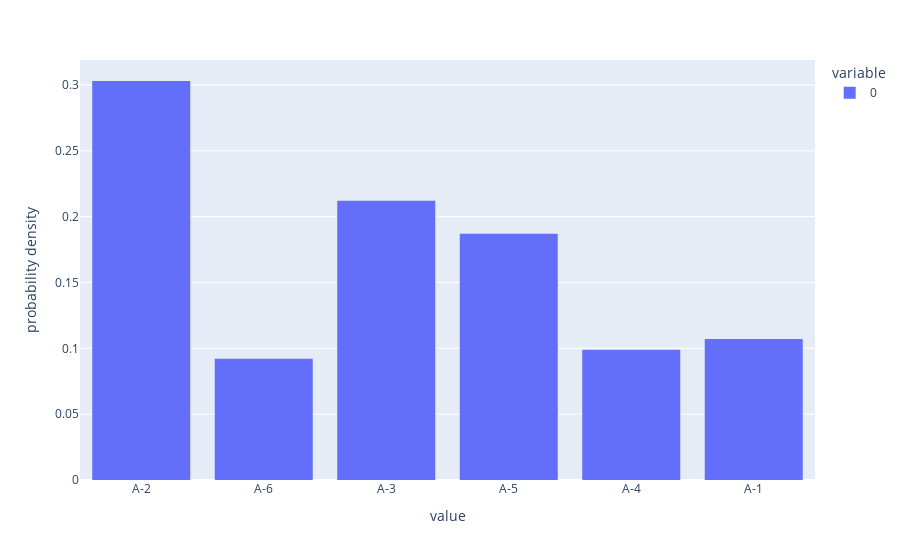

Here is the notebook cell this chart was saved with:
### Markdown cell above
## 1° Construction de nos objets

### Code cell
class walkerTable():
    def __init__(self, distribution : (float), distribution_values : tuple):
        """construction de la table de walker.
        Distribution est un tuple qui contient notre distribution de probablité.
        Distribution_values est un tuple qui contient les valeurs associées a notre distribution de probablité."""

        assert len(distribution) == len(distribution_values), "Tuples de tailles differentes. \n" + str(len(distribution)) + "x" + str(len(distribution_values)) #verification d'usage. Il doit y avoir autant de valeurs que le cardinal de notre distribution.
        self.distribution_values = distribution_values
        self.distribution = distribution
        self.n = len(self.distribution)
        #dictionnaire de distributions. 
        self.dt_01 = dict(zip([i for i in range(self.n)],
                             [
                                 [self.distribution_values[k],
                              self.distribution[k]] for k in range(self.n)]
                             )
                         )
        #dictionnaire des distributions compilées.
        self.dt_02 = dict(zip([i for i in range(self.n)],
                             [
                                 [] for k in range(self.n)]
                             )
                         )
        H = [] #Cela doit etre une liste temporaire. Liste des distribution superieures a la moyenne.
        L = [] #Cela doit etre une liste temporaire. Liste des distribution inferieures a la moyenne.
        for k in range(self.n):
            var = self.distribution[k]*self.n
            if var < 1:
                L.append(k)
            elif var > 1:
                H.append(k)
        #Listes H et L remplies.
        while (H != []) and (L != []):
            up = H[0] #indice de la premiere distribution superieure a la moyenne.
            low = L[0] #indice de la premiere distribution superieure a la moyenne.
            self.dt_01[up][1] = self.dt_01[up][1] - (1/self.n - self.dt_01[low][1])
            self.dt_02[low].append(self.dt_01[up][0]) #on rajoute la valeur de la distribution compilée
            self.dt_02[low].append((1/self.n - self.dt_01[low][1])) #on rajoute sa probabilité
            L.pop(0) #La sortie de low de la liste L est certaine, mais celle de up ne l'est pas.
            if (self.dt_01[up][1]*self.n < 1):
                L.append(up)
                H.pop(0)
            elif (self.dt_01[up][1]*self.n == 1):
                H.pop(0)
            pass
    def __repr__(self):
        return "[Table de Walker] : \n" + "|" + "|".join([elt[0] + " : " + str(elt[1] + 0.0000000001)[:4] for elt in self.dt_01.values()]) + "|" + "\n" + "|" + "|".join([self.dt_02[key][0] + " : " + str(self.dt_02[key][1] + 0.0000000001)[:4] if self.dt_02[key] != [] else " "*(7 + len(self.dt_01[key][0])) for key in self.dt_02.keys()]) + "|" 
    def __str__(self):
        return "[Table de Walker] : \n" + "|" + "|".join([elt[0] + " : " + str(elt[1] + 0.0000000001)[:4] for elt in self.dt_01.values()]) + "|" + "\n" + "|" + "|".join([self.dt_02[key][0] + " : " + str(self.dt_02[key][1] + 0.0000000001)[:4] if self.dt_02[key] != [] else " "*(7 + len(self.dt_01[key][0])) for key in self.dt_02.keys()]) + "|"
    def run(self):
        """Simulation de la distribution de probabilité a support fini"""
        U = rd.random() #Loi uniforme sur [0,1]
        var = int(U*self.n) #Partie entiere d'une loi uniforme sur [|0,n-1|]
        #Loi de bernoulli
        if (self.dt_02[var] == []) or ((U*self.n - var) <= self.dt_01[var][1]*self.n):
            return self.dt_01[var][0]
        else:
            return self.dt_02[var][0]
    def empiricLikelihood(self, n=1000):
        """Affiche l'histogramme de notre distribution pour n simmulation"""
        assert n != 0, "distribution non spécifiée"
        fig = px.histogram([self.run() for k in range(n)], histnorm='probability density')
        fig.show()
test = walkerTable((0.1,0.3,0.2,0.1,0.2,0.1),("A-1","A-2","A-3","A-4","A-5","A-6"))
print(test)
test.empiricLikelihood()

### Figure 1 — Plotly figure (JSON) as saved in the notebook; plotly's stock layout.template omitted (floating-point values rounded to 4 significant figures; data arrays with more than 128 entries replaced by an {"elided": "..."} marker saying what was removed)
{"data": [{"bingroup": "x", "histnorm": "probability density", "hovertemplate": "variable=0<br>value=%{x}<br>probability density=%{y}<extra></extra>", "legendgroup": "0", "marker": {"color": "#636efa", "pattern": {"shape": ""}}, "name": "0", "orientation": "v", "showlegend": true, "type": "histogram", "x": {"elided": "1000 str values"}, "xaxis": "x", "yaxis": "y"}], "layout": {"barmode": "relative", "legend": {"title": {"text": "variable"}, "tracegroupgap": 0}, "margin": {"t": 60}, "xaxis": {"anchor": "y", "domain": [0, 1], "title": {"text": "value"}}, "yaxis": {"anchor": "x", "domain": [0, 1], "title": {"text": "probability density"}}}}
